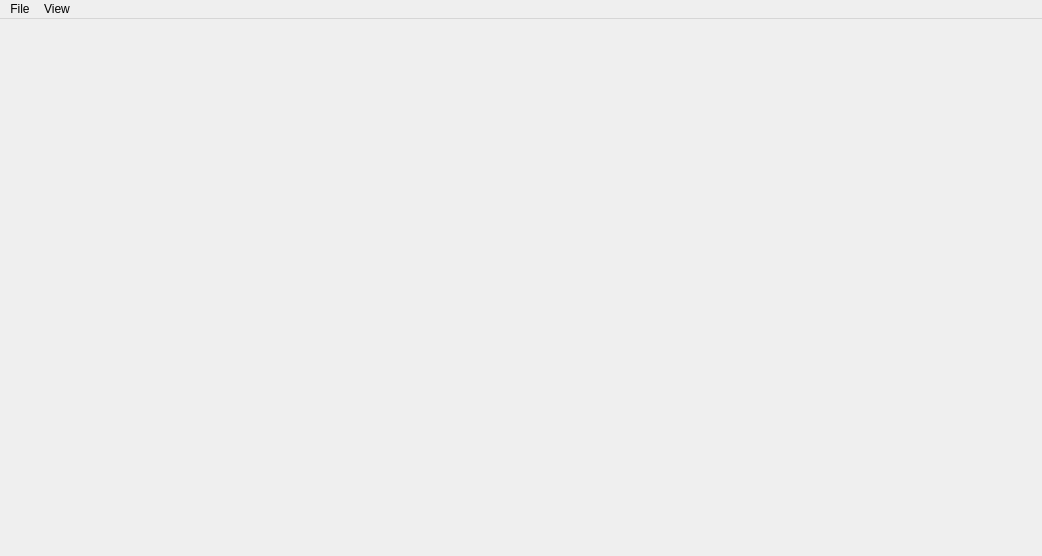
<?xml version="1.0" encoding="UTF-8"?>
<ui version="4.0">
 <class>MainWindow</class>
 <widget class="QMainWindow" name="MainWindow">
  <property name="geometry">
   <rect>
    <x>0</x>
    <y>0</y>
    <width>1042</width>
    <height>556</height>
   </rect>
  </property>
  <property name="windowTitle">
   <string>Qt 3D Studio Viewer example</string>
  </property>
  <property name="styleSheet">
   <string notr="true"/>
  </property>
  <widget class="QWidget" name="centralWidget">
   <layout class="QGridLayout" name="gridLayout">
    <property name="leftMargin">
     <number>0</number>
    </property>
    <property name="topMargin">
     <number>0</number>
    </property>
    <property name="rightMargin">
     <number>0</number>
    </property>
    <property name="bottomMargin">
     <number>0</number>
    </property>
    <item row="0" column="0">
     <widget class="Q3DSWidget" name="widget" native="true"/>
    </item>
   </layout>
  </widget>
  <widget class="QMenuBar" name="menuBar">
   <property name="geometry">
    <rect>
     <x>0</x>
     <y>0</y>
     <width>1042</width>
     <height>21</height>
    </rect>
   </property>
   <widget class="QMenu" name="menuFile">
    <property name="title">
     <string>File</string>
    </property>
    <addaction name="actionOpen"/>
    <addaction name="actionReload"/>
    <addaction name="separator"/>
    <addaction name="actionQuit"/>
   </widget>
   <widget class="QMenu" name="menuView">
    <property name="title">
     <string>View</string>
    </property>
    <widget class="QMenu" name="menuScale_Mode">
     <property name="toolTip">
      <string>Set application scale mode (-scalemode [center,fit,fill] command line parameter)</string>
     </property>
     <property name="title">
      <string>Scale Mode</string>
     </property>
     <addaction name="actionCenter"/>
     <addaction name="actionScale_To_Fit"/>
     <addaction name="actionScale_To_Fill"/>
    </widget>
    <addaction name="actionFull_Screen"/>
    <addaction name="actionBorder"/>
    <addaction name="menuScale_Mode"/>
    <addaction name="actionShadeMode"/>
    <addaction name="actionShowOnScreenStats"/>
   </widget>
   <addaction name="menuFile"/>
   <addaction name="menuView"/>
  </widget>
  <action name="actionQuit">
   <property name="text">
    <string>Quit</string>
   </property>
   <property name="shortcut">
    <string>Ctrl+Q</string>
   </property>
  </action>
  <action name="actionFull_Screen">
   <property name="checkable">
    <bool>true</bool>
   </property>
   <property name="text">
    <string>Full Screen</string>
   </property>
   <property name="shortcut">
    <string>F11</string>
   </property>
  </action>
  <action name="actionBorder">
   <property name="checkable">
    <bool>true</bool>
   </property>
   <property name="text">
    <string>Show Matte</string>
   </property>
   <property name="shortcut">
    <string>Ctrl+D</string>
   </property>
  </action>
  <action name="actionShadeMode">
   <property name="text">
    <string>Shade Mode</string>
   </property>
   <property name="toolTip">
    <string>Toggle between shaded only and wireframe on shaded</string>
   </property>
   <property name="shortcut">
    <string>Ctrl+Shift+W</string>
   </property>
  </action>
  <action name="actionShowOnScreenStats">
   <property name="checkable">
    <bool>true</bool>
   </property>
   <property name="text">
    <string>Show Render Statistics</string>
   </property>
   <property name="shortcut">
    <string>F1</string>
   </property>
  </action>
  <action name="actionOpen">
   <property name="text">
    <string>Open...</string>
   </property>
   <property name="shortcut">
    <string>Ctrl+O</string>
   </property>
  </action>
  <action name="actionReload">
   <property name="text">
    <string>Reload</string>
   </property>
  </action>
  <action name="actionCenter">
   <property name="checkable">
    <bool>true</bool>
   </property>
   <property name="text">
    <string>Center</string>
   </property>
   <property name="toolTip">
    <string>Center content and use design dimensions</string>
   </property>
  </action>
  <action name="actionScale_To_Fit">
   <property name="checkable">
    <bool>true</bool>
   </property>
   <property name="text">
    <string>Scale To Fit</string>
   </property>
   <property name="toolTip">
    <string>Fit content to available space but maintain aspect ratio</string>
   </property>
  </action>
  <action name="actionScale_To_Fill">
   <property name="checkable">
    <bool>true</bool>
   </property>
   <property name="text">
    <string>Scale To Fill</string>
   </property>
   <property name="toolTip">
    <string>Use entire screen space for content, changing aspect ratio as necessary</string>
   </property>
  </action>
  <action name="actionToggle_Scale_Mode">
   <property name="text">
    <string>Toggle Scale Mode</string>
   </property>
   <property name="toolTip">
    <string>Toggle between the various scale modes</string>
   </property>
   <property name="shortcut">
    <string>Ctrl+Shift+S</string>
   </property>
  </action>
 </widget>
 <layoutdefault spacing="6" margin="11"/>
 <customwidgets>
  <customwidget>
   <class>Q3DSWidget</class>
   <extends>QWidget</extends>
   <header>q3dswidget.h</header>
   <container>1</container>
  </customwidget>
 </customwidgets>
 <resources/>
 <connections/>
</ui>
